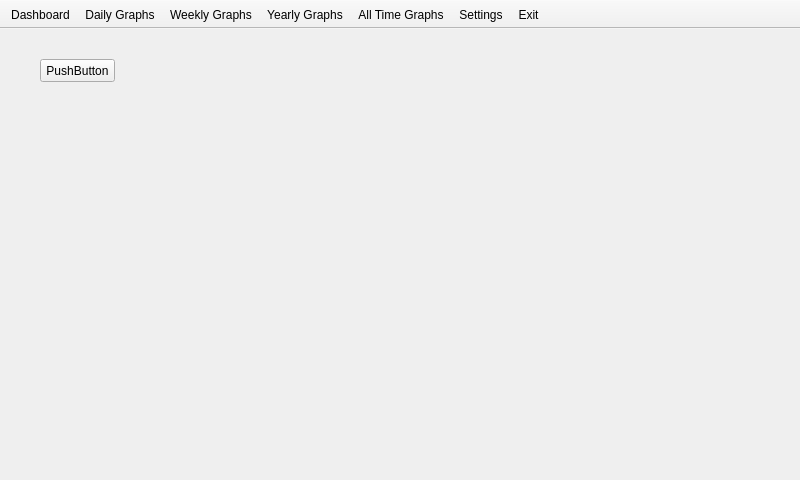
<?xml version="1.0" encoding="UTF-8"?>
<ui version="4.0">
 <class>MainWindow</class>
 <widget class="QMainWindow" name="MainWindow">
  <property name="geometry">
   <rect>
    <x>0</x>
    <y>0</y>
    <width>800</width>
    <height>480</height>
   </rect>
  </property>
  <property name="sizePolicy">
   <sizepolicy hsizetype="Fixed" vsizetype="Fixed">
    <horstretch>0</horstretch>
    <verstretch>0</verstretch>
   </sizepolicy>
  </property>
  <property name="minimumSize">
   <size>
    <width>800</width>
    <height>480</height>
   </size>
  </property>
  <property name="maximumSize">
   <size>
    <width>800</width>
    <height>480</height>
   </size>
  </property>
  <property name="windowTitle">
   <string>Weather Station</string>
  </property>
  <widget class="QWidget" name="centralwidget">
   <property name="styleSheet">
    <string notr="true"/>
   </property>
   <widget class="QStackedWidget" name="stackedWidget">
    <property name="geometry">
     <rect>
      <x>0</x>
      <y>0</y>
      <width>800</width>
      <height>457</height>
     </rect>
    </property>
    <property name="currentIndex">
     <number>0</number>
    </property>
    <widget class="QWidget" name="Dashboard">
     <widget class="QPushButton" name="pushButton">
      <property name="geometry">
       <rect>
        <x>40</x>
        <y>30</y>
        <width>75</width>
        <height>23</height>
       </rect>
      </property>
      <property name="text">
       <string>PushButton</string>
      </property>
     </widget>
    </widget>
    <widget class="QWidget" name="Daily_Graphs">
     <widget class="QPushButton" name="pushButton_2">
      <property name="geometry">
       <rect>
        <x>30</x>
        <y>80</y>
        <width>75</width>
        <height>23</height>
       </rect>
      </property>
      <property name="text">
       <string>PushButton</string>
      </property>
     </widget>
    </widget>
    <widget class="QWidget" name="Weekly_Graphs">
     <widget class="QPushButton" name="pushButton_3">
      <property name="geometry">
       <rect>
        <x>20</x>
        <y>160</y>
        <width>75</width>
        <height>23</height>
       </rect>
      </property>
      <property name="text">
       <string>PushButton</string>
      </property>
     </widget>
    </widget>
    <widget class="QWidget" name="Yearly_Graphs">
     <widget class="QPushButton" name="pushButton_4">
      <property name="geometry">
       <rect>
        <x>30</x>
        <y>230</y>
        <width>75</width>
        <height>23</height>
       </rect>
      </property>
      <property name="text">
       <string>PushButton</string>
      </property>
     </widget>
    </widget>
    <widget class="QWidget" name="All_Time_Graphs">
     <widget class="QPushButton" name="pushButton_5">
      <property name="geometry">
       <rect>
        <x>20</x>
        <y>290</y>
        <width>75</width>
        <height>23</height>
       </rect>
      </property>
      <property name="text">
       <string>PushButton</string>
      </property>
     </widget>
    </widget>
    <widget class="QWidget" name="Settings">
     <widget class="QWidget" name="formLayoutWidget">
      <property name="geometry">
       <rect>
        <x>90</x>
        <y>40</y>
        <width>531</width>
        <height>351</height>
       </rect>
      </property>
      <layout class="QFormLayout" name="formLayout">
       <item row="0" column="0">
        <widget class="QLabel" name="label">
         <property name="text">
          <string>Date and Time</string>
         </property>
        </widget>
       </item>
       <item row="0" column="1">
        <widget class="QDateTimeEdit" name="dateTimeEdit"/>
       </item>
       <item row="1" column="0">
        <widget class="QLabel" name="label_2">
         <property name="text">
          <string>stuff?</string>
         </property>
        </widget>
       </item>
       <item row="1" column="1">
        <widget class="QLineEdit" name="lineEdit"/>
       </item>
      </layout>
     </widget>
     <widget class="QPushButton" name="pushButton_6">
      <property name="geometry">
       <rect>
        <x>640</x>
        <y>410</y>
        <width>75</width>
        <height>23</height>
       </rect>
      </property>
      <property name="text">
       <string>OK</string>
      </property>
     </widget>
     <widget class="QPushButton" name="pushButton_7">
      <property name="geometry">
       <rect>
        <x>540</x>
        <y>410</y>
        <width>75</width>
        <height>23</height>
       </rect>
      </property>
      <property name="text">
       <string>Reset</string>
      </property>
     </widget>
    </widget>
   </widget>
  </widget>
  <widget class="QToolBar" name="toolBar">
   <property name="windowTitle">
    <string>toolBar</string>
   </property>
   <property name="movable">
    <bool>false</bool>
   </property>
   <property name="allowedAreas">
    <set>Qt::TopToolBarArea</set>
   </property>
   <property name="floatable">
    <bool>false</bool>
   </property>
   <attribute name="toolBarArea">
    <enum>TopToolBarArea</enum>
   </attribute>
   <attribute name="toolBarBreak">
    <bool>false</bool>
   </attribute>
   <addaction name="actionDashboard"/>
   <addaction name="actionDaily_Graphs"/>
   <addaction name="actionWeekly_Graphs"/>
   <addaction name="actionYearly_Graphs"/>
   <addaction name="actionAll_Time_Graphs"/>
   <addaction name="actionSettings"/>
   <addaction name="actionExit"/>
  </widget>
  <action name="actionDashboard">
   <property name="text">
    <string>Dashboard</string>
   </property>
  </action>
  <action name="actionDaily_Graphs">
   <property name="text">
    <string>Daily Graphs</string>
   </property>
  </action>
  <action name="actionWeekly_Graphs">
   <property name="text">
    <string>Weekly Graphs</string>
   </property>
  </action>
  <action name="actionYearly_Graphs">
   <property name="text">
    <string>Yearly Graphs</string>
   </property>
  </action>
  <action name="actionAll_Time_Graphs">
   <property name="text">
    <string>All Time Graphs</string>
   </property>
  </action>
  <action name="actionSettings">
   <property name="checkable">
    <bool>false</bool>
   </property>
   <property name="text">
    <string>Settings</string>
   </property>
  </action>
  <action name="actionExit">
   <property name="text">
    <string>Exit</string>
   </property>
  </action>
 </widget>
 <resources/>
 <connections/>
</ui>
